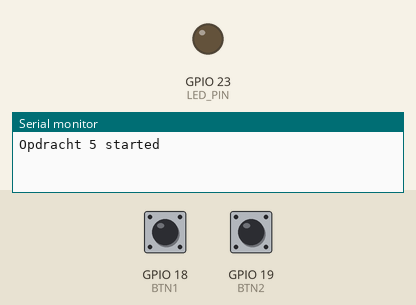
Recording of a sketch running on a simulated ESP32. On the bench: output pins drawn as LEDs (lit = HIGH), the last lines printed to the serial monitor. Dashed ring = blinking. The inputs (shaded band) are chosen by the test bench; at power-on: GPIO 18 (BTN1) HIGH, GPIO 19 (BTN2) HIGH.

Above: at 1.2 s.
1.3 s: GPIO 18 (BTN1) pulled LOW for 0.15 s
At 1.37 s:
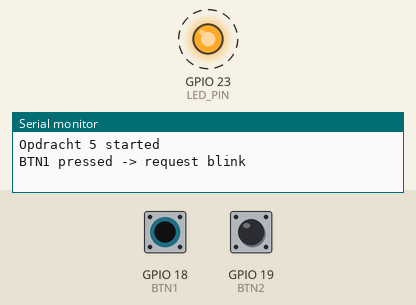
4.3 s: GPIO 18 (BTN1) pulled LOW for 1 s
At 4.68 s:
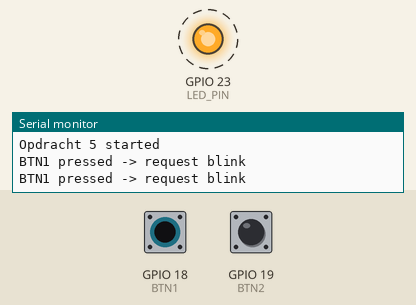
7.3 s: GPIO 18 (BTN1) pulled LOW for 3.2 s
At 11.3 s:
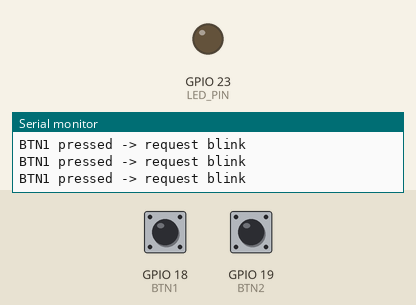
Timing chart, 0 to 12.8 s (numbered marks = the images above; inputs shaded):
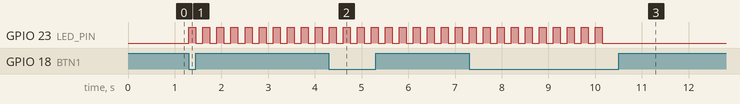

The sketch:

week2-5.ino.ino
```cpp
#include <Arduino.h>

const int LED_PIN = 23;
const int BTN1 = 18;
const int BTN2 = 19;

SemaphoreHandle_t semBlink;

// 10x knipperen (beschermd door semaphore)
void blink_sem_led() {
  xSemaphoreTake(semBlink, portMAX_DELAY);

  for (int i = 0; i < 10; i++) {
    digitalWrite(LED_PIN, HIGH);
    vTaskDelay(pdMS_TO_TICKS(150));
    digitalWrite(LED_PIN, LOW);
    vTaskDelay(pdMS_TO_TICKS(150));
  }

  xSemaphoreGive(semBlink);
}

void taskBlink(void *pv) {
  blink_sem_led();
  vTaskDelete(NULL);
}

// “1 druk” detectie (edge detect)
bool pressedOnce(int pin, int &lastState) {
  int now = digitalRead(pin);              // INPUT_PULLUP: los=HIGH, gedrukt=LOW
  bool pressed = (lastState == HIGH && now == LOW);
  lastState = now;
  return pressed;
}

int last1 = HIGH;
int last2 = HIGH;

void setup() {
  Serial.begin(115200);
  pinMode(LED_PIN, OUTPUT);

  pinMode(BTN1, INPUT_PULLUP);
  pinMode(BTN2, INPUT_PULLUP);

  // Binary semaphore maken + vrijgeven (belangrijk!)
  semBlink = xSemaphoreCreateBinary();
  xSemaphoreGive(semBlink);

  Serial.println("Opdracht 5 started");
}

void loop() {
  if (pressedOnce(BTN1, last1)) {
    Serial.println("BTN1 pressed -> request blink");
    xTaskCreate(taskBlink, "blink1", 2048, NULL, 1, NULL);
  }

  if (pressedOnce(BTN2, last2)) {
    Serial.println("BTN2 pressed -> request blink");
    xTaskCreate(taskBlink, "blink2", 2048, NULL, 1, NULL);
  }

  delay(10);
}
```

Measured:
- after the input at 1.3 s, GPIO 23 (LED_PIN): alternates HIGH for 0.15 s and LOW for 0.15 s, starting at once
- after the input at 4.3 s, GPIO 23 (LED_PIN): alternates HIGH for 0.15 s and LOW for 0.15 s, starting at once
- after the input at 7.3 s, GPIO 23 (LED_PIN): alternates HIGH for 0.15 s and LOW for 0.15 s, 20 changes in all, then stays LOW, starting at once
